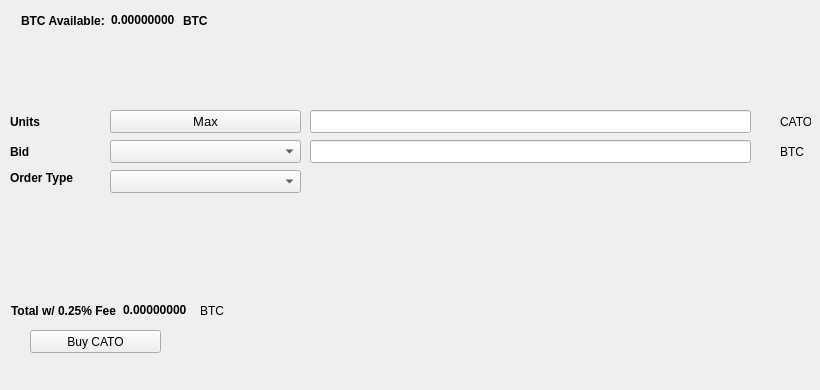
   <widget class="QWidget" name="BuyTab">
    <attribute name="title">
     <string>Buy</string>
    </attribute>
    <widget class="QPushButton" name="BuyCATO">
     <property name="geometry">
      <rect>
       <x>30</x>
       <y>330</y>
       <width>131</width>
       <height>23</height>
      </rect>
     </property>
     <property name="text">
      <string>Buy CATO</string>
     </property>
     <property name="icon">
      <iconset resource="../catocoin.qrc">
       <normaloff>:/icons/bitcoin</normaloff>:/icons/bitcoin</iconset>
     </property>
    </widget>
    <widget class="QLabel" name="label_3">
     <property name="geometry">
      <rect>
       <x>10</x>
       <y>110</y>
       <width>46</width>
       <height>23</height>
      </rect>
     </property>
     <property name="font">
      <font>
       <weight>75</weight>
       <bold>true</bold>
      </font>
     </property>
     <property name="text">
      <string>Units</string>
     </property>
    </widget>
    <widget class="QLineEdit" name="UnitsInput">
     <property name="geometry">
      <rect>
       <x>310</x>
       <y>110</y>
       <width>441</width>
       <height>23</height>
      </rect>
     </property>
     <property name="font">
      <font>
       <pointsize>9</pointsize>
       <weight>75</weight>
       <bold>true</bold>
      </font>
     </property>
    </widget>
    <widget class="QLineEdit" name="BuyBidPriceEdit">
     <property name="geometry">
      <rect>
       <x>310</x>
       <y>140</y>
       <width>441</width>
       <height>23</height>
      </rect>
     </property>
     <property name="font">
      <font>
       <pointsize>9</pointsize>
       <weight>75</weight>
       <bold>true</bold>
      </font>
     </property>
    </widget>
    <widget class="QLabel" name="label_4">
     <property name="geometry">
      <rect>
       <x>780</x>
       <y>110</y>
       <width>31</width>
       <height>23</height>
      </rect>
     </property>
     <property name="text">
      <string>CATO</string>
     </property>
    </widget>
    <widget class="QLabel" name="label_5">
     <property name="geometry">
      <rect>
       <x>780</x>
       <y>140</y>
       <width>31</width>
       <height>23</height>
      </rect>
     </property>
     <property name="text">
      <string>BTC</string>
     </property>
    </widget>
    <widget class="QLabel" name="label_6">
     <property name="geometry">
      <rect>
       <x>10</x>
       <y>140</y>
       <width>46</width>
       <height>23</height>
      </rect>
     </property>
     <property name="font">
      <font>
       <weight>75</weight>
       <bold>true</bold>
      </font>
     </property>
     <property name="text">
      <string>Bid</string>
     </property>
    </widget>
    <widget class="QLabel" name="label_7">
     <property name="geometry">
      <rect>
       <x>10</x>
       <y>170</y>
       <width>91</width>
       <height>16</height>
      </rect>
     </property>
     <property name="font">
      <font>
       <weight>75</weight>
       <bold>true</bold>
      </font>
     </property>
     <property name="text">
      <string>Order Type</string>
     </property>
    </widget>
    <widget class="QPushButton" name="Buy_Max_Amount">
     <property name="geometry">
      <rect>
       <x>110</x>
       <y>110</y>
       <width>191</width>
       <height>23</height>
      </rect>
     </property>
     <property name="font">
      <font>
       <pointsize>10</pointsize>
      </font>
     </property>
     <property name="text">
      <string>Max</string>
     </property>
    </widget>
    <widget class="QComboBox" name="BuyBidcomboBox">
     <property name="geometry">
      <rect>
       <x>110</x>
       <y>140</y>
       <width>191</width>
       <height>23</height>
      </rect>
     </property>
     <property name="font">
      <font>
       <pointsize>10</pointsize>
      </font>
     </property>
    </widget>
    <widget class="QComboBox" name="buyOrdertypeCombo">
     <property name="geometry">
      <rect>
       <x>110</x>
       <y>170</y>
       <width>191</width>
       <height>23</height>
      </rect>
     </property>
     <property name="font">
      <font>
       <pointsize>10</pointsize>
      </font>
     </property>
    </widget>
    <widget class="QWidget" name="layoutWidget1">
     <property name="geometry">
      <rect>
       <x>21</x>
       <y>11</y>
       <width>227</width>
       <height>19</height>
      </rect>
     </property>
     <layout class="QHBoxLayout" name="horizontalLayout_3">
      <item>
       <widget class="QLabel" name="label232">
        <property name="font">
         <font>
          <weight>75</weight>
          <bold>true</bold>
         </font>
        </property>
        <property name="text">
         <string>BTC Available:</string>
        </property>
       </widget>
      </item>
      <item>
       <widget class="QLabel" name="BtcAvailableLbl">
        <property name="palette">
         <palette>
          <active>
           <colorrole role="WindowText">
            <brush brushstyle="SolidPattern">
             <color alpha="255">
              <red>0</red>
              <green>0</green>
              <blue>0</blue>
             </color>
            </brush>
           </colorrole>
           <colorrole role="Button">
            <brush brushstyle="SolidPattern">
             <color alpha="255">
              <red>0</red>
              <green>170</green>
              <blue>0</blue>
             </color>
            </brush>
           </colorrole>
           <colorrole role="Light">
            <brush brushstyle="SolidPattern">
             <color alpha="255">
              <red>0</red>
              <green>255</green>
              <blue>0</blue>
             </color>
            </brush>
           </colorrole>
           <colorrole role="Midlight">
            <brush brushstyle="SolidPattern">
             <color alpha="255">
              <red>0</red>
              <green>212</green>
              <blue>0</blue>
             </color>
            </brush>
           </colorrole>
           <colorrole role="Dark">
            <brush brushstyle="SolidPattern">
             <color alpha="255">
              <red>0</red>
              <green>85</green>
              <blue>0</blue>
             </color>
            </brush>
           </colorrole>
           <colorrole role="Mid">
            <brush brushstyle="SolidPattern">
             <color alpha="255">
              <red>0</red>
              <green>113</green>
              <blue>0</blue>
             </color>
            </brush>
           </colorrole>
           <colorrole role="Text">
            <brush brushstyle="SolidPattern">
             <color alpha="255">
              <red>0</red>
              <green>170</green>
              <blue>0</blue>
             </color>
            </brush>
           </colorrole>
           <colorrole role="BrightText">
            <brush brushstyle="SolidPattern">
             <color alpha="255">
              <red>255</red>
              <green>255</green>
              <blue>255</blue>
             </color>
            </brush>
           </colorrole>
           <colorrole role="ButtonText">
            <brush brushstyle="SolidPattern">
             <color alpha="255">
              <red>0</red>
              <green>0</green>
              <blue>0</blue>
             </color>
            </brush>
           </colorrole>
           <colorrole role="Base">
            <brush brushstyle="SolidPattern">
             <color alpha="255">
              <red>255</red>
              <green>255</green>
              <blue>255</blue>
             </color>
            </brush>
           </colorrole>
           <colorrole role="Window">
            <brush brushstyle="SolidPattern">
             <color alpha="255">
              <red>0</red>
              <green>170</green>
              <blue>0</blue>
             </color>
            </brush>
           </colorrole>
           <colorrole role="Shadow">
            <brush brushstyle="SolidPattern">
             <color alpha="255">
              <red>0</red>
              <green>0</green>
              <blue>0</blue>
             </color>
            </brush>
           </colorrole>
           <colorrole role="AlternateBase">
            <brush brushstyle="SolidPattern">
             <color alpha="255">
              <red>127</red>
              <green>212</green>
              <blue>127</blue>
             </color>
            </brush>
           </colorrole>
           <colorrole role="ToolTipBase">
            <brush brushstyle="SolidPattern">
             <color alpha="255">
              <red>255</red>
              <green>255</green>
              <blue>220</blue>
             </color>
            </brush>
           </colorrole>
           <colorrole role="ToolTipText">
            <brush brushstyle="SolidPattern">
             <color alpha="255">
              <red>0</red>
              <green>0</green>
              <blue>0</blue>
             </color>
            </brush>
           </colorrole>
          </active>
          <inactive>
           <colorrole role="WindowText">
            <brush brushstyle="SolidPattern">
             <color alpha="255">
              <red>0</red>
              <green>0</green>
              <blue>0</blue>
             </color>
            </brush>
           </colorrole>
           <colorrole role="Button">
            <brush brushstyle="SolidPattern">
             <color alpha="255">
              <red>0</red>
              <green>170</green>
              <blue>0</blue>
             </color>
            </brush>
           </colorrole>
           <colorrole role="Light">
            <brush brushstyle="SolidPattern">
             <color alpha="255">
              <red>0</red>
              <green>255</green>
              <blue>0</blue>
             </color>
            </brush>
           </colorrole>
           <colorrole role="Midlight">
            <brush brushstyle="SolidPattern">
             <color alpha="255">
              <red>0</red>
              <green>212</green>
              <blue>0</blue>
             </color>
            </brush>
           </colorrole>
           <colorrole role="Dark">
            <brush brushstyle="SolidPattern">
             <color alpha="255">
              <red>0</red>
              <green>85</green>
              <blue>0</blue>
             </color>
            </brush>
           </colorrole>
           <colorrole role="Mid">
            <brush brushstyle="SolidPattern">
             <color alpha="255">
              <red>0</red>
              <green>113</green>
              <blue>0</blue>
             </color>
            </brush>
           </colorrole>
           <colorrole role="Text">
            <brush brushstyle="SolidPattern">
             <color alpha="255">
              <red>0</red>
              <green>170</green>
              <blue>0</blue>
             </color>
            </brush>
           </colorrole>
           <colorrole role="BrightText">
            <brush brushstyle="SolidPattern">
             <color alpha="255">
              <red>255</red>
              <green>255</green>
              <blue>255</blue>
             </color>
            </brush>
           </colorrole>
           <colorrole role="ButtonText">
            <brush brushstyle="SolidPattern">
             <color alpha="255">
              <red>0</red>
              <green>0</green>
              <blue>0</blue>
             </color>
            </brush>
           </colorrole>
           <colorrole role="Base">
            <brush brushstyle="SolidPattern">
             <color alpha="255">
              <red>255</red>
              <green>255</green>
              <blue>255</blue>
             </color>
            </brush>
           </colorrole>
           <colorrole role="Window">
            <brush brushstyle="SolidPattern">
             <color alpha="255">
              <red>0</red>
              <green>170</green>
              <blue>0</blue>
             </color>
            </brush>
           </colorrole>
           <colorrole role="Shadow">
            <brush brushstyle="SolidPattern">
             <color alpha="255">
              <red>0</red>
              <green>0</green>
              <blue>0</blue>
             </color>
            </brush>
           </colorrole>
           <colorrole role="AlternateBase">
            <brush brushstyle="SolidPattern">
             <color alpha="255">
              <red>127</red>
              <green>212</green>
              <blue>127</blue>
             </color>
            </brush>
           </colorrole>
           <colorrole role="ToolTipBase">
            <brush brushstyle="SolidPattern">
             <color alpha="255">
              <red>255</red>
              <green>255</green>
              <blue>220</blue>
             </color>
            </brush>
           </colorrole>
           <colorrole role="ToolTipText">
            <brush brushstyle="SolidPattern">
             <color alpha="255">
              <red>0</red>
              <green>0</green>
              <blue>0</blue>
             </color>
            </brush>
           </colorrole>
          </inactive>
          <disabled>
           <colorrole role="WindowText">
            <brush brushstyle="SolidPattern">
             <color alpha="255">
              <red>0</red>
              <green>85</green>
              <blue>0</blue>
             </color>
            </brush>
           </colorrole>
           <colorrole role="Button">
            <brush brushstyle="SolidPattern">
             <color alpha="255">
              <red>0</red>
              <green>170</green>
              <blue>0</blue>
             </color>
            </brush>
           </colorrole>
           <colorrole role="Light">
            <brush brushstyle="SolidPattern">
             <color alpha="255">
              <red>0</red>
              <green>255</green>
              <blue>0</blue>
             </color>
            </brush>
           </colorrole>
           <colorrole role="Midlight">
            <brush brushstyle="SolidPattern">
             <color alpha="255">
              <red>0</red>
              <green>212</green>
              <blue>0</blue>
             </color>
            </brush>
           </colorrole>
           <colorrole role="Dark">
            <brush brushstyle="SolidPattern">
             <color alpha="255">
              <red>0</red>
              <green>85</green>
              <blue>0</blue>
             </color>
            </brush>
           </colorrole>
           <colorrole role="Mid">
            <brush brushstyle="SolidPattern">
             <color alpha="255">
              <red>0</red>
              <green>113</green>
              <blue>0</blue>
             </color>
            </brush>
           </colorrole>
           <colorrole role="Text">
            <brush brushstyle="SolidPattern">
             <color alpha="255">
              <red>0</red>
              <green>85</green>
              <blue>0</blue>
             </color>
            </brush>
           </colorrole>
           <colorrole role="BrightText">
            <brush brushstyle="SolidPattern">
             <color alpha="255">
              <red>255</red>
              <green>255</green>
              <blue>255</blue>
             </color>
            </brush>
           </colorrole>
           <colorrole role="ButtonText">
            <brush brushstyle="SolidPattern">
             <color alpha="255">
              <red>0</red>
              <green>85</green>
              <blue>0</blue>
             </color>
            </brush>
           </colorrole>
           <colorrole role="Base">
            <brush brushstyle="SolidPattern">
             <color alpha="255">
              <red>0</red>
              <green>170</green>
              <blue>0</blue>
             </color>
            </brush>
           </colorrole>
           <colorrole role="Window">
            <brush brushstyle="SolidPattern">
             <color alpha="255">
              <red>0</red>
              <green>170</green>
              <blue>0</blue>
             </color>
            </brush>
           </colorrole>
           <colorrole role="Shadow">
            <brush brushstyle="SolidPattern">
             <color alpha="255">
              <red>0</red>
              <green>0</green>
              <blue>0</blue>
             </color>
            </brush>
           </colorrole>
           <colorrole role="AlternateBase">
            <brush brushstyle="SolidPattern">
             <color alpha="255">
              <red>0</red>
              <green>170</green>
              <blue>0</blue>
             </color>
            </brush>
           </colorrole>
           <colorrole role="ToolTipBase">
            <brush brushstyle="SolidPattern">
             <color alpha="255">
              <red>255</red>
              <green>255</green>
              <blue>220</blue>
             </color>
            </brush>
           </colorrole>
           <colorrole role="ToolTipText">
            <brush brushstyle="SolidPattern">
             <color alpha="255">
              <red>0</red>
              <green>0</green>
              <blue>0</blue>
             </color>
            </brush>
           </colorrole>
          </disabled>
         </palette>
        </property>
        <property name="font">
         <font>
          <weight>75</weight>
          <bold>true</bold>
         </font>
        </property>
        <property name="text">
         <string>0.00000000</string>
        </property>
        <property name="textInteractionFlags">
         <set>Qt::LinksAccessibleByMouse|Qt::TextSelectableByKeyboard|Qt::TextSelectableByMouse</set>
        </property>
       </widget>
      </item>
      <item>
       <widget class="QLabel" name="BtcAvailableLbl_2">
        <property name="font">
         <font>
          <weight>75</weight>
          <bold>true</bold>
         </font>
        </property>
        <property name="text">
         <string>BTC</string>
        </property>
       </widget>
      </item>
     </layout>
    </widget>
    <widget class="QWidget" name="layoutWidge2">
     <property name="geometry">
      <rect>
       <x>11</x>
       <y>301</y>
       <width>259</width>
       <height>19</height>
      </rect>
     </property>
     <layout class="QHBoxLayout" name="horizontalLayout_4">
      <item>
       <widget class="QLabel" name="label_9">
        <property name="font">
         <font>
          <weight>75</weight>
          <bold>true</bold>
         </font>
        </property>
        <property name="text">
         <string>Total w/ 0.25% Fee</string>
        </property>
       </widget>
      </item>
      <item>
       <widget class="QLabel" name="BuyCostLabel">
        <property name="palette">
         <palette>
          <active>
           <colorrole role="WindowText">
            <brush brushstyle="SolidPattern">
             <color alpha="255">
              <red>0</red>
              <green>0</green>
              <blue>0</blue>
             </color>
            </brush>
           </colorrole>
           <colorrole role="Button">
            <brush brushstyle="SolidPattern">
             <color alpha="255">
              <red>0</red>
              <green>170</green>
              <blue>0</blue>
             </color>
            </brush>
           </colorrole>
           <colorrole role="Light">
            <brush brushstyle="SolidPattern">
             <color alpha="255">
              <red>0</red>
              <green>255</green>
              <blue>0</blue>
             </color>
            </brush>
           </colorrole>
           <colorrole role="Midlight">
            <brush brushstyle="SolidPattern">
             <color alpha="255">
              <red>0</red>
              <green>212</green>
              <blue>0</blue>
             </color>
            </brush>
           </colorrole>
           <colorrole role="Dark">
            <brush brushstyle="SolidPattern">
             <color alpha="255">
              <red>0</red>
              <green>85</green>
              <blue>0</blue>
             </color>
            </brush>
           </colorrole>
           <colorrole role="Mid">
            <brush brushstyle="SolidPattern">
             <color alpha="255">
              <red>0</red>
              <green>113</green>
              <blue>0</blue>
             </color>
            </brush>
           </colorrole>
           <colorrole role="Text">
            <brush brushstyle="SolidPattern">
             <color alpha="255">
              <red>0</red>
              <green>170</green>
              <blue>0</blue>
             </color>
            </brush>
           </colorrole>
           <colorrole role="BrightText">
            <brush brushstyle="SolidPattern">
             <color alpha="255">
              <red>255</red>
              <green>255</green>
              <blue>255</blue>
             </color>
            </brush>
           </colorrole>
           <colorrole role="ButtonText">
            <brush brushstyle="SolidPattern">
             <color alpha="255">
              <red>0</red>
              <green>0</green>
              <blue>0</blue>
             </color>
            </brush>
           </colorrole>
           <colorrole role="Base">
            <brush brushstyle="SolidPattern">
             <color alpha="255">
              <red>255</red>
              <green>255</green>
              <blue>255</blue>
             </color>
            </brush>
           </colorrole>
           <colorrole role="Window">
            <brush brushstyle="SolidPattern">
             <color alpha="255">
              <red>0</red>
              <green>170</green>
              <blue>0</blue>
             </color>
            </brush>
           </colorrole>
           <colorrole role="Shadow">
            <brush brushstyle="SolidPattern">
             <color alpha="255">
              <red>0</red>
              <green>0</green>
              <blue>0</blue>
             </color>
            </brush>
           </colorrole>
           <colorrole role="AlternateBase">
            <brush brushstyle="SolidPattern">
             <color alpha="255">
              <red>127</red>
              <green>212</green>
              <blue>127</blue>
             </color>
            </brush>
           </colorrole>
           <colorrole role="ToolTipBase">
            <brush brushstyle="SolidPattern">
             <color alpha="255">
              <red>255</red>
              <green>255</green>
              <blue>220</blue>
             </color>
            </brush>
           </colorrole>
           <colorrole role="ToolTipText">
            <brush brushstyle="SolidPattern">
             <color alpha="255">
              <red>0</red>
              <green>0</green>
              <blue>0</blue>
             </color>
            </brush>
           </colorrole>
          </active>
          <inactive>
           <colorrole role="WindowText">
            <brush brushstyle="SolidPattern">
             <color alpha="255">
              <red>0</red>
              <green>0</green>
              <blue>0</blue>
             </color>
            </brush>
           </colorrole>
           <colorrole role="Button">
            <brush brushstyle="SolidPattern">
             <color alpha="255">
              <red>0</red>
              <green>170</green>
              <blue>0</blue>
             </color>
            </brush>
           </colorrole>
           <colorrole role="Light">
            <brush brushstyle="SolidPattern">
             <color alpha="255">
              <red>0</red>
              <green>255</green>
              <blue>0</blue>
             </color>
            </brush>
           </colorrole>
           <colorrole role="Midlight">
            <brush brushstyle="SolidPattern">
             <color alpha="255">
              <red>0</red>
              <green>212</green>
              <blue>0</blue>
             </color>
            </brush>
           </colorrole>
           <colorrole role="Dark">
            <brush brushstyle="SolidPattern">
             <color alpha="255">
              <red>0</red>
              <green>85</green>
              <blue>0</blue>
             </color>
            </brush>
           </colorrole>
           <colorrole role="Mid">
            <brush brushstyle="SolidPattern">
             <color alpha="255">
              <red>0</red>
              <green>113</green>
              <blue>0</blue>
             </color>
            </brush>
           </colorrole>
           <colorrole role="Text">
            <brush brushstyle="SolidPattern">
             <color alpha="255">
              <red>0</red>
              <green>170</green>
              <blue>0</blue>
             </color>
            </brush>
           </colorrole>
           <colorrole role="BrightText">
            <brush brushstyle="SolidPattern">
             <color alpha="255">
              <red>255</red>
              <green>255</green>
              <blue>255</blue>
             </color>
            </brush>
           </colorrole>
           <colorrole role="ButtonText">
            <brush brushstyle="SolidPattern">
             <color alpha="255">
              <red>0</red>
              <green>0</green>
              <blue>0</blue>
             </color>
            </brush>
           </colorrole>
           <colorrole role="Base">
            <brush brushstyle="SolidPattern">
             <color alpha="255">
              <red>255</red>
              <green>255</green>
              <blue>255</blue>
             </color>
            </brush>
           </colorrole>
           <colorrole role="Window">
            <brush brushstyle="SolidPattern">
             <color alpha="255">
              <red>0</red>
              <green>170</green>
              <blue>0</blue>
             </color>
            </brush>
           </colorrole>
           <colorrole role="Shadow">
            <brush brushstyle="SolidPattern">
             <color alpha="255">
              <red>0</red>
              <green>0</green>
              <blue>0</blue>
             </color>
            </brush>
           </colorrole>
           <colorrole role="AlternateBase">
            <brush brushstyle="SolidPattern">
             <color alpha="255">
              <red>127</red>
              <green>212</green>
              <blue>127</blue>
             </color>
            </brush>
           </colorrole>
           <colorrole role="ToolTipBase">
            <brush brushstyle="SolidPattern">
             <color alpha="255">
              <red>255</red>
              <green>255</green>
              <blue>220</blue>
             </color>
            </brush>
           </colorrole>
           <colorrole role="ToolTipText">
            <brush brushstyle="SolidPattern">
             <color alpha="255">
              <red>0</red>
              <green>0</green>
              <blue>0</blue>
             </color>
            </brush>
           </colorrole>
          </inactive>
          <disabled>
           <colorrole role="WindowText">
            <brush brushstyle="SolidPattern">
             <color alpha="255">
              <red>0</red>
              <green>85</green>
              <blue>0</blue>
             </color>
            </brush>
           </colorrole>
           <colorrole role="Button">
            <brush brushstyle="SolidPattern">
             <color alpha="255">
              <red>0</red>
              <green>170</green>
              <blue>0</blue>
             </color>
            </brush>
           </colorrole>
           <colorrole role="Light">
            <brush brushstyle="SolidPattern">
             <color alpha="255">
              <red>0</red>
              <green>255</green>
              <blue>0</blue>
             </color>
            </brush>
           </colorrole>
           <colorrole role="Midlight">
            <brush brushstyle="SolidPattern">
             <color alpha="255">
              <red>0</red>
              <green>212</green>
              <blue>0</blue>
             </color>
            </brush>
           </colorrole>
           <colorrole role="Dark">
            <brush brushstyle="SolidPattern">
             <color alpha="255">
              <red>0</red>
              <green>85</green>
              <blue>0</blue>
             </color>
            </brush>
           </colorrole>
           <colorrole role="Mid">
            <brush brushstyle="SolidPattern">
             <color alpha="255">
              <red>0</red>
              <green>113</green>
              <blue>0</blue>
             </color>
            </brush>
           </colorrole>
           <colorrole role="Text">
            <brush brushstyle="SolidPattern">
             <color alpha="255">
              <red>0</red>
              <green>85</green>
              <blue>0</blue>
             </color>
            </brush>
           </colorrole>
           <colorrole role="BrightText">
            <brush brushstyle="SolidPattern">
             <color alpha="255">
              <red>255</red>
              <green>255</green>
              <blue>255</blue>
             </color>
            </brush>
           </colorrole>
           <colorrole role="ButtonText">
            <brush brushstyle="SolidPattern">
             <color alpha="255">
              <red>0</red>
              <green>85</green>
              <blue>0</blue>
             </color>
            </brush>
           </colorrole>
           <colorrole role="Base">
            <brush brushstyle="SolidPattern">
             <color alpha="255">
              <red>0</red>
              <green>170</green>
              <blue>0</blue>
             </color>
            </brush>
           </colorrole>
           <colorrole role="Window">
            <brush brushstyle="SolidPattern">
             <color alpha="255">
              <red>0</red>
              <green>170</green>
              <blue>0</blue>
             </color>
            </brush>
           </colorrole>
           <colorrole role="Shadow">
            <brush brushstyle="SolidPattern">
             <color alpha="255">
              <red>0</red>
              <green>0</green>
              <blue>0</blue>
             </color>
            </brush>
           </colorrole>
           <colorrole role="AlternateBase">
            <brush brushstyle="SolidPattern">
             <color alpha="255">
              <red>0</red>
              <green>170</green>
              <blue>0</blue>
             </color>
            </brush>
           </colorrole>
           <colorrole role="ToolTipBase">
            <brush brushstyle="SolidPattern">
             <color alpha="255">
              <red>255</red>
              <green>255</green>
              <blue>220</blue>
             </color>
            </brush>
           </colorrole>
           <colorrole role="ToolTipText">
            <brush brushstyle="SolidPattern">
             <color alpha="255">
              <red>0</red>
              <green>0</green>
              <blue>0</blue>
             </color>
            </brush>
           </colorrole>
          </disabled>
         </palette>
        </property>
        <property name="font">
         <font>
          <weight>75</weight>
          <bold>true</bold>
         </font>
        </property>
        <property name="autoFillBackground">
         <bool>false</bool>
        </property>
        <property name="text">
         <string>0.00000000</string>
        </property>
        <property name="textInteractionFlags">
         <set>Qt::LinksAccessibleByMouse|Qt::TextSelectableByMouse</set>
        </property>
       </widget>
      </item>
      <item>
       <widget class="QLabel" name="label_10">
        <property name="font">
         <font>
          <weight>50</weight>
          <bold>false</bold>
         </font>
        </property>
        <property name="text">
         <string>BTC</string>
        </property>
       </widget>
      </item>
     </layout>
    </widget>
    <widget class="QLabel" name="label_24">
     <property name="geometry">
      <rect>
       <x>460</x>
       <y>300</y>
       <width>281</width>
       <height>81</height>
      </rect>
     </property>
     <property name="text">
      <string/>
     </property>
     <property name="pixmap">
      <pixmap>:/images/bittrex</pixmap>
     </property>
    </widget>
   </widget>
